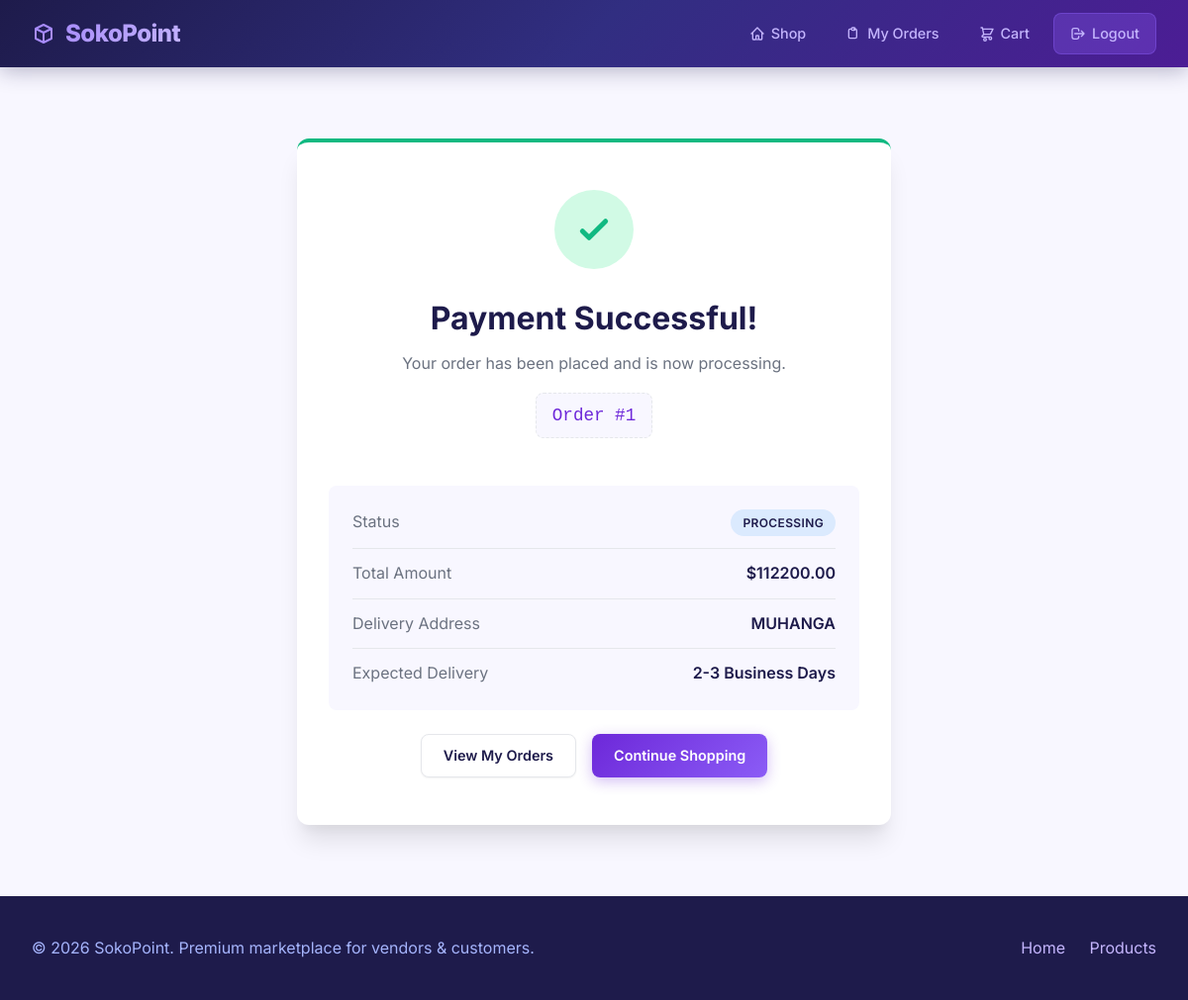
/order/confirmation/1/ (signed in), run on the app's committed database.
### order/models.py (models this page shows, shortened)
class Order(models.Model):
    STATUS_CHOICES = (
        ('PENDING', 'Pending'),
        ('PROCESSING', 'Processing'),
        ('SHIPPED', 'Shipped'),
        ('DELIVERED', 'Delivered'),
        ('CANCELLED', 'Cancelled'),
    )
    DISTRICT_CHOICES = (
        ('BUGESERA', 'Bugesera'),
        ('BURERA', 'Burera'),
        ('GAKENKE', 'Gakenke'),
        ('GASABO', 'Gasabo'),
        ('GATSIBO', 'Gatsibo'),
        ('GISAGARA', 'Gisagara'),
        ('HUYE', 'Huye'),
        ('KAMONYI', 'Kamonyi'),
        ('KARONGI', 'Karongi'),
        ('KAYONZA', 'Kayonza'),
        ('KICUKIRO', 'Kicukiro'),
        ('KIREHE', 'Kirehe'),
        ('MUHANGA', 'Muhanga'),
        ('MUSANZE', 'Musanze'),
        ('NGOMA', 'Ngoma'),
        ('NGORORERO', 'Ngororero'),
        ('NYABIHU', 'Nyabihu'),
        ('NYAGATARE', 'Nyagatare'),
        ('NYAMAGABE', 'Nyamagabe'),
        ('NYAMASHEKE', 'Nyamasheke'),
        ('NYANZA', 'Nyanza'),
        ('NYARUGENGE', 'Nyarugenge'),
        ('RULINDO', 'Rulindo'),
        ('RUSIZI', 'Rusizi'),
        ('RUHANGO', 'Ruhango'),
        ('RUBAVU', 'Rubavu'),
        ('RWAMAGANA', 'Rwamagana'),
        ('GICUMBI', 'Gicumbi'),
        ('RUTSIRO', 'Rutsiro'),
        ('NYARUGURU', 'Nyaruguru'),
    )
    customer = models.ForeignKey('account.CustomUser', on_delete=models.CASCADE, related_name='orders')
    total_amount = models.DecimalField(max_digits=10, decimal_places=2, default=0)
    status = models.CharField(max_length=20, choices=STATUS_CHOICES, default='PENDING')
    delivery_address = models.TextField(blank=True, null=True)
    district = models.CharField(max_length=30, choices=DISTRICT_CHOICES, blank=True, null=True)
    phone_number = models.CharField(max_length=20, blank=True, null=True)
    created_at = models.DateTimeField(auto_now_add=True)
    updated_at = models.DateTimeField(auto_now=True)

### order/views.py (the view)
# urls.py: path('confirmation/<int:order_id>/', views.order_confirmation, name='order_confirmation'),
@login_required
def order_confirmation(request, order_id):
    order = get_object_or_404(Order, id=order_id, customer=request.user)
    return render(request, 'order_confirmation.html', {'order': order})

### cart/cart.py (called while the page is built)
    def get_total_items(self):
        return sum(item['quantity'] for item in self.cart.values())

### cart/context_processors.py (called while the page is built)
def cart_context(request):
    return {'cart': Cart(request)}

### order/template/order_confirmation.html (shortened to what this page needs)
{% extends 'base.html' %}
{% block content %}
<div class="success-container">
    <div class="success-card">
        <div class="success-icon">
            <svg class="icon-lg" style="width: 40px; height: 40px;" fill="none" stroke="currentColor" viewBox="0 0 24 24"><path stroke-linecap="round" stroke-linejoin="round" stroke-width="3" d="M5 13l4 4L19 7"></path></svg>
        </div>
        <h1>Payment Successful!</h1>
        <p class="text-muted">Your order has been placed and is now processing.</p>
        <div class="order-reference">
            Order #{{ order.id }}
        </div>
        <div class="order-details-box">
            <div class="detail-row">
                <span class="detail-label">Status</span>
                <span class="detail-value badge badge-processing">Processing</span>
            </div>
            <div class="detail-row">
                <span class="detail-label">Total Amount</span>
                <span class="detail-value">${{ order.total_amount }}</span>
            </div>
            <div class="detail-row">
                <span class="detail-label">Delivery Address</span>
                <span class="detail-value" style="text-align:right; max-width:60%;">{{ order.delivery_address }}</span>
            </div>
            <div class="detail-row">
                <span class="detail-label">Expected Delivery</span>
                <span class="detail-value">2-3 Business Days</span>
            </div>
        </div>
        <div class="mt-3 flex gap-2" style="justify-content: center;">
            <a href="{% url 'customer_orders' %}" class="btn btn-secondary">View My Orders</a>
            <a href="{% url 'customer_dashboard' %}" class="btn btn-primary">Continue Shopping</a>
        </div>
    </div>
</div>
{% endblock %}

### data on the page
Order: id "1", total_amount "112200.00", delivery_address "MUHANGA"
